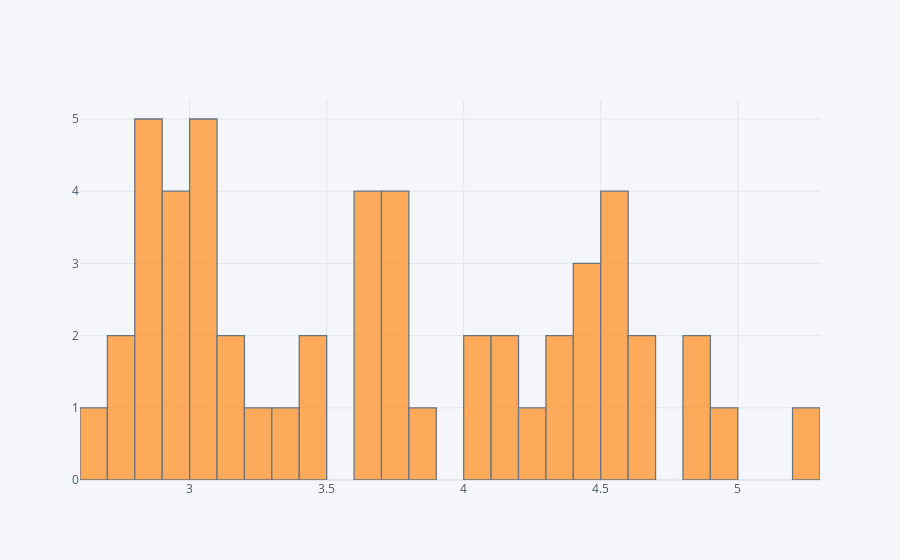

Source (notebook cell):
### Code cell
trainS['Rate'].iplot(kind='hist', bins=50)

### Figure 1 — Plotly figure (JSON) as saved in the notebook; plotly's stock layout.template omitted (floating-point values rounded to 4 significant figures)
{"data": [{"histfunc": "count", "histnorm": "", "marker": {"color": "rgba(255, 153, 51, 1.0)", "line": {"color": "#4D5663", "width": 1.3}}, "name": "Rate", "nbinsx": 50, "opacity": 0.8, "orientation": "v", "type": "histogram", "x": [4.03, 4.33, 4.44, 4.47, 4.59, 4.57, 4.53, 4.55, 4.63, 4.83, 4.87, 4.64, 4.46, 4.37, 4.27, 4.14, 4.07, 3.8, 3.77, 3.62, 3.61, 3.69, 3.7, 3.72, 3.62, 3.47, 3.45, 3.31, 3.23, 3.16, 3.02, 2.94, 2.89, 2.83, 2.77, 2.68, 2.74, 2.81, 3.08, 3.06, 2.96, 2.98, 2.87, 2.84, 2.9, 3.07, 3.07, 3.1, 3.76, 4.17, 4.98, 5.23]}], "layout": {"barmode": "overlay", "legend": {"bgcolor": "#F5F6F9", "font": {"color": "#4D5663"}}, "paper_bgcolor": "#F5F6F9", "plot_bgcolor": "#F5F6F9", "title": {"font": {"color": "#4D5663"}}, "xaxis": {"gridcolor": "#E1E5ED", "showgrid": true, "tickfont": {"color": "#4D5663"}, "title": {"font": {"color": "#4D5663"}, "text": ""}, "zerolinecolor": "#E1E5ED"}, "yaxis": {"gridcolor": "#E1E5ED", "showgrid": true, "tickfont": {"color": "#4D5663"}, "title": {"font": {"color": "#4D5663"}, "text": ""}, "zerolinecolor": "#E1E5ED"}}}
